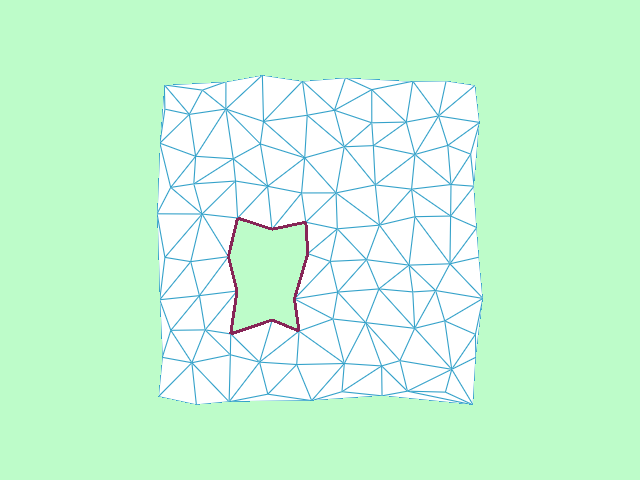

This chart was generated by the following Python code:
#!/usr/bin/env python

# Generate a jittered 10x10 grid, define a polygonal hole boundary,
# and triangulate with vtkDelaunay2D constrained by that boundary.

# Factory overrides: importing these modules registers the OpenGL rendering
# and interaction style implementations for vtkRenderingCore factory classes.
import vtkmodules.vtkInteractionStyle  # noqa: F401
import vtkmodules.vtkRenderingOpenGL2  # noqa: F401
# VTK pipeline classes used in this example
from vtkmodules.vtkCommonCore import (
    vtkMinimalStandardRandomSequence,
    vtkPoints,
)
from vtkmodules.vtkCommonDataModel import (
    vtkCellArray,
    vtkPolyData,
    vtkPolygon,
)
from vtkmodules.vtkFiltersCore import vtkDelaunay2D
from vtkmodules.vtkRenderingCore import (
    vtkActor,
    vtkPolyDataMapper,
    vtkRenderWindow,
    vtkRenderWindowInteractor,
    vtkRenderer,
)

# Colors (normalized RGB)
peacock_rgb = (0.2, 0.631, 0.788)
raspberry_rgb = (0.529, 0.149, 0.341)
red_rgb = (1.0, 0.0, 0.0)
mint_rgb = (0.741, 0.988, 0.788)

# Points: generate a 10x10 grid with random jitter
points = vtkPoints()
grid_size = 10
random_sequence = vtkMinimalStandardRandomSequence()
random_sequence.Initialize(0)
for x in range(grid_size):
    for y in range(grid_size):
        d1 = random_sequence.GetValue() / 2.0 - 0.25
        random_sequence.Next()
        d2 = random_sequence.GetValue() / 2.0 - 0.25
        random_sequence.Next()
        points.InsertNextPoint(x + d1, y + d2, 0)

point_polydata = vtkPolyData()
point_polydata.SetPoints(points)

# Boundary: define a polygonal hole constraint (clockwise winding)
polygon = vtkPolygon()
for pid in [22, 23, 24, 25, 35, 45, 44, 43, 42, 32]:
    polygon.GetPointIds().InsertNextId(pid)

cell_array = vtkCellArray()
cell_array.InsertNextCell(polygon)

boundary = vtkPolyData()
boundary.SetPoints(point_polydata.GetPoints())
boundary.SetPolys(cell_array)

# Filter: constrained Delaunay 2D triangulation with the boundary hole
delaunay = vtkDelaunay2D()
delaunay.SetInputData(point_polydata)
delaunay.SetSourceData(boundary)

# Mapper: map the triangulated mesh to graphics primitives
mesh_mapper = vtkPolyDataMapper()
mesh_mapper.SetInputConnection(delaunay.GetOutputPort())

# Actor: assign the mesh with visible edges
mesh_actor = vtkActor()
mesh_actor.SetMapper(mesh_mapper)
mesh_actor.GetProperty().EdgeVisibilityOn()
mesh_actor.GetProperty().SetEdgeColor(peacock_rgb)
mesh_actor.GetProperty().SetInterpolationToFlat()

# Mapper: map the boundary polygon as wireframe
boundary_mapper = vtkPolyDataMapper()
boundary_mapper.SetInputData(boundary)

# Actor: assign the boundary wireframe
boundary_actor = vtkActor()
boundary_actor.SetMapper(boundary_mapper)
boundary_actor.GetProperty().SetColor(raspberry_rgb)
boundary_actor.GetProperty().SetLineWidth(3)
boundary_actor.GetProperty().EdgeVisibilityOn()
boundary_actor.GetProperty().SetEdgeColor(red_rgb)
boundary_actor.GetProperty().SetRepresentationToWireframe()

# Renderer: assemble the scene
renderer = vtkRenderer()
renderer.AddActor(mesh_actor)
renderer.AddActor(boundary_actor)
renderer.SetBackground(mint_rgb)

# Render window: display the rendered scene
render_window = vtkRenderWindow()
render_window.AddRenderer(renderer)
render_window.SetWindowName("constrained delaunay2d")
render_window.SetMultiSamples(0)
render_window.SetSize(640, 480)

# Interactor: handle mouse and keyboard events
render_window_interactor = vtkRenderWindowInteractor()
render_window_interactor.SetRenderWindow(render_window)

# Scene: configure the camera
renderer.ResetCamera()

# Start: launch the interactive visualization
render_window_interactor.Initialize()
render_window_interactor.Start()
